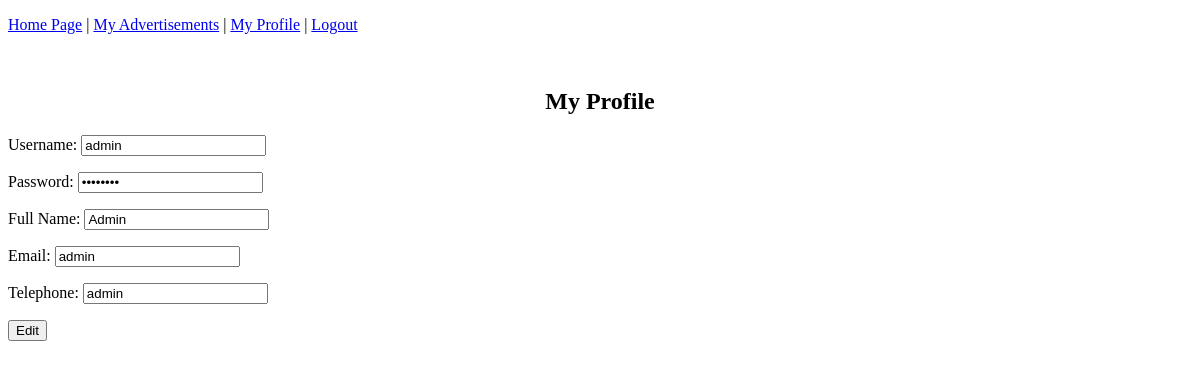
The page /profile (signed in) on the database its author committed.
### tables this page shows
CREATE TABLE User(username TEXT PRIMARY KEY,password TEXT,fullname TEXT,email TEXT,telno TEXT);

### app.py (the view)
@app.route('/profile')
def profile():
    if "username" in session:
        conn = sqlite3.connect(db_name)
        c = conn.cursor()
        c.execute("SELECT * FROM User WHERE username=?", (session["username"],))
        user = c.fetchone()
        conn.close()
        return render_template("profile.html", user=user)
    else:
        return render_template("profile.html")

### templates/profile.html (shortened to what this page needs)
{% extends 'base.html' %}
{% block header %}
    <h1 class="center">{% block title %}My Profile{% endblock %}</h1>
{% endblock %}
{% block content %}
    {% if user %}
        <form name="profileform" onsubmit="return validate_form('profileform');" method="POST" action="/edit_profile">
            <p>Username: <input type="text" name="username" required placeholder="..." value="{{ user[0] }}" onkeyup="validate_username('profileform')"/>
                </p>
            <p>Password: <input type="password" name="password" required placeholder="****" value="{{ user[1] }}" onkeyup="validate_password('profileform')"/>
                </p>
            <p>Full Name: <input type="text" name="fullname" required placeholder="John Doe" value="{{ user[2] }}" onkeyup="validate_fullname('profileform')"/>
                </p>
            <p>Email: <input type="text" name="email" required placeholder="someone@organization.domain" value="{{ user[3] }}" onkeyup="validate_email('profileform')"/>
                </p>
            <p>Telephone: <input type="text" name="telephone" required placeholder="+90 555 555 5555" value="{{ user[4] }}" onkeyup="validate_telephone('profileform')"/>
                </p>
            <p><input type="submit" value="Edit"/></p>
        </form>
    {% else %}
        <p class="error">User is not logged in.</p>
        <p>Please go back to <a href="/index">Homepage</a> to login first, or register <a href="/register">here</a></p>
    {% endif %}
{% endblock %}

### static/mystyle.css (style rules this page uses)
body { background-color: white; }
h1,p { color: black; }
.center { text-align: center; margin-left: auto; margin-right: auto; }

### rows shown on the page
User: username "admin", fullname "Admin", email "admin", telephone "admin"
